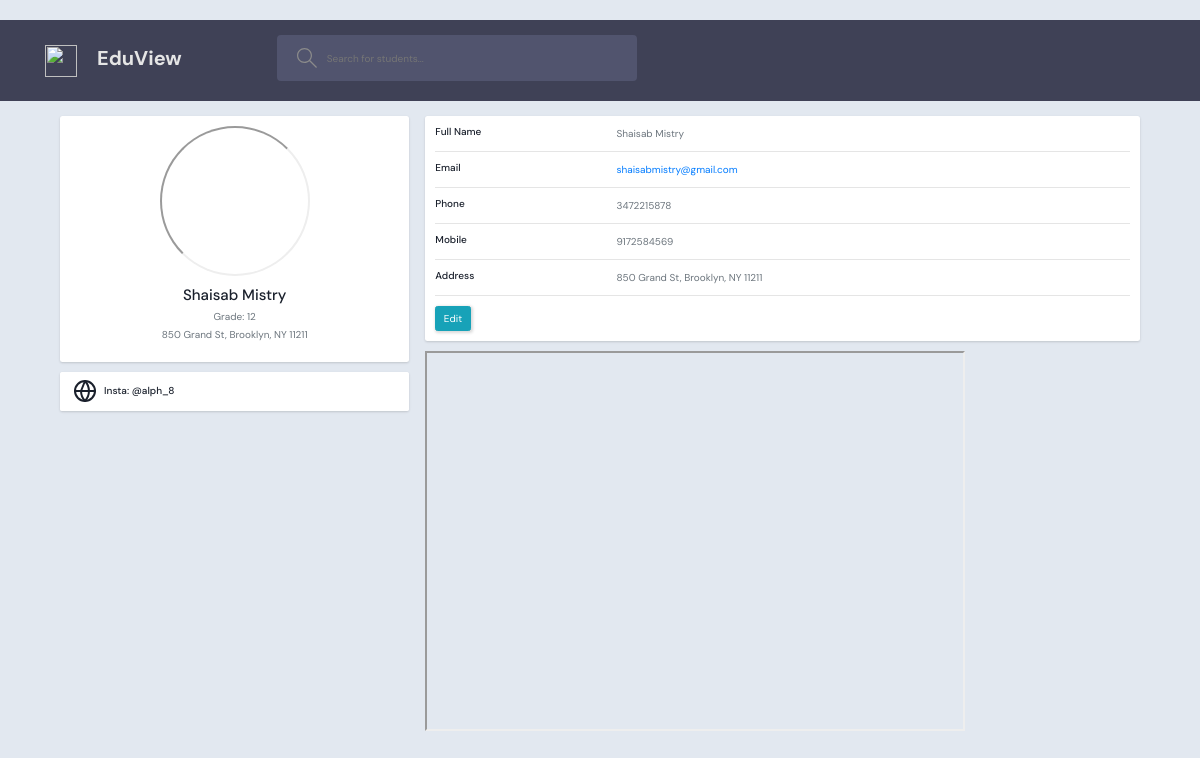
Page /student/243037462/ on the committed database.
### studentBase/models.py (models this page shows, shortened)
class Profile(models.Model):
    Student_ID = models.IntegerField(unique=True)
    First_Name = models.CharField(max_length=50)
    Middle_Name = models.CharField(max_length=50,null=True,blank=True)
    Last_Name = models.CharField(max_length=50)
    Grade = models.CharField(max_length=10,null=True,blank=True)
    Photo = models.CharField(null=True, blank=True,max_length=200)
    Schedule = models.CharField(null=True,blank=True, max_length=200)
    Social_Media = models.CharField(max_length=50,null=True,blank=True)
    Address = models.CharField(max_length=50,null=True,blank=True)
    Email = models.EmailField(null=True, blank=True)
    Contact_1 = models.CharField(max_length=12,null=True,blank=True)
    Contact_2 = models.CharField(max_length=12,null=True, blank=True)

### studentBase/views.py (the view)
# urls.py: path('student/<int:id>/',views.profile,name = 'profile'),
def profile(request,id):
    student = Profile.objects.get(Student_ID=id)
    return render(request,'studentBase/profile.html',{'student':student})

### studentBase/templates/studentBase/profile.html (shortened to what this page needs)
{% extends 'main.html' %}
{% block contain %}
<link href="https://cdn.jsdelivr.net/npm/bootstrap@4.4.1/dist/css/bootstrap.min.css" rel="stylesheet">
<body>
   <div class="container">
      <div class="main-body">
         <div class="row gutters-sm">
            <div class="col-md-4 mb-3">
               <div class="card">
                  <div class="card-body">
                     <div class="d-flex flex-column align-items-center text-center">
                        {% if student.Photo != '' %}
                        <iframe src="{{ student.Photo }}" class="avatar-iframe"></iframe>
                        {% else %}
                        <img src="/media/default-avatar.jpg" alt="default avatar" class="avatar">
                        {% endif %}
                        <div class="mt-3">
                           <h4>{{ student.First_Name }} {{ student.Middle_Name }} {{ student.Last_Name }}</h4>
                           <p class="text-secondary mb-1">Grade: {{student.Grade}}</p>
                           <p class="text-muted font-size-sm">{{student.Address}}</p>
                        </div>
                     </div>
                  </div>
               </div>
               <div class="card mt-3">
                  <ul class="list-group list-group-flush">
                     <li class="list-group-item d-flex justify-content-between align-items-center flex-wrap">
                        <h6 class="mb-0">
                           {{ student.Social_Media }}
                        </h6>
                     </li>
                  </ul>
               </div>
            </div>
            <div class="col-md-8">
               <div class="card mb-3">
                  <div class="card-body">
                     <div class="row">
                        <div class="col-sm-3">
                           <h6 class="mb-0">Full Name</h6>
                        </div>
                        <div class="col-sm-9 text-secondary">
                           {{ student.First_Name }} {{ student.Middle_Name }} {{ student.Last_Name }}
                        </div>
                     </div>
                     <hr>
                     <div class="row">
                        <div class="col-sm-3">
                           <h6 class="mb-0">Email</h6>
                        </div>
                        <div class="col-sm-9 text-secondary">
                           <a href="mailto:{{ student.Email }}" class="__cf_email__" data-cfemail="64020d14240e110f09110c4a0508">{{ student.Email }}</a>
                        </div>
                     </div>
                     <hr>
                     <div class="row">
                        <div class="col-sm-3">
                           <h6 class="mb-0">Phone</h6>
                        </div>
                        <div class="col-sm-9 text-secondary">
                           {{ student.Contact_1 }}
                        </div>
                     </div>
                     <hr>
                     <div class="row">
                        <div class="col-sm-3">
                           <h6 class="mb-0">Mobile</h6>
                        </div>
                        <div class="col-sm-9 text-secondary">
                           {{ student.Contact_2 }}
                        </div>
                     </div>
                     <hr>
                     <div class="row">
                        <div class="col-sm-3">
                           <h6 class="mb-0">Address</h6>
                        </div>
                        <div class="col-sm-9 text-secondary">
                           {{ student.Address }}
                        </div>
                     </div>
                     <hr>
                     <div class="row">
                        <div class="col-sm-12">
                           <a class="btn btn-info" target="__blank" href="{% url 'update-profile' student.Student_ID %}">Edit</a>
                        </div>
                     </div>
                  </div>
               </div>
               <div class="row gutters-sm">
                  <div class="col-sm-6 mb-3">
                     <iframe src="{{ student.Schedule }}" width="540" height="380"></iframe>
                  </div>
               </div>
            </div>
         </div>
      </div>
   </div>
</body>
{% endblock contain %}

### static/styles/style.css (style rules this page uses)
:root { --color-main: #71c6dd; --color-main-light: #e1f6fb; --color-dark: #3f4156; --color-dark-medium: #51546e; --color-dark-light: #696d97; --color-light: #e5e5e5; --color-gray: #8b8b8b; --color-light-gray: #b2bdbd; --color-bg: #2d2d39; --color-success: #5dd693; --color-error: #fc4b0b; }
* { font-family: "DM Sans", -apple-system, BlinkMacSystemFont, "Segoe UI", Roboto, Oxygen, Ubuntu, Cantarell, "Open Sans", "Helvetica Neue", sans-serif; margin: 0; padding: 0; box-sizing: border-box; text-rendering: optimizeLegibility; font-size: inherit; }
html { font-size: 56.25%; }
@media only screen and (min-width: 1200px) { html { font-size: 62.5%; } }
body { line-height: 1.6; font-weight: 400; font-size: 1.5rem; color: var(--color-light-gray); background-color: var(--color-bg); min-height: 100vh; }
a { display: inline-block; color: var(--color-main); text-decoration: none; }
.container { max-width: 120rem; width: 90%; margin: auto; }
.btn { background-color: transparent; border: none; display: inline-flex; align-items: center; gap: 1rem; cursor: pointer; transition: all ease-in-out 0.3s; padding: 1rem 2rem; border-radius: 5px; box-shadow: 1px 1px 3px 1px rgba(0, 0, 0, 0.15); font-weight: 500; }

### studentBase/templates/studentBase/profile.html (style rules this page uses)
body { margin-top: 20px; color: #1a202c; text-align: left; background-color: #e2e8f0; }
.main-body { padding: 15px; }
.card { box-shadow: 0 1px 3px 0 rgba(0,0,0,.1), 0 1px 2px 0 rgba(0,0,0,.06); }
.card { position: relative; display: flex; flex-direction: column; min-width: 0; word-wrap: break-word; background-color: #fff; background-clip: border-box; border: 0 solid rgba(0,0,0,.125); border-radius: .25rem; }
.card-body { flex: 1 1 auto; min-height: 1px; padding: 1rem; }
.gutters-sm { margin-right: -8px; margin-left: -8px; }
.gutters-sm > .col, .gutters-sm > [class*=col-] { padding-right: 8px; padding-left: 8px; }
.mb-3, .my-3 { margin-bottom: 1rem!important; }
.avatar, .avatar-iframe { width: 150px; height: 150px; object-fit: cover; border-radius: 50%; }

### rows in the picture
Profile: First_Name "Shaisab", Last_Name "Mistry", Grade "12", Address "850 Grand St, Brooklyn, NY 11211", Social_Media "Insta: @alph_8", Email "shaisabmistry@gmail.com", Contact_1 "3472215878", Contact_2 "9172584569"
